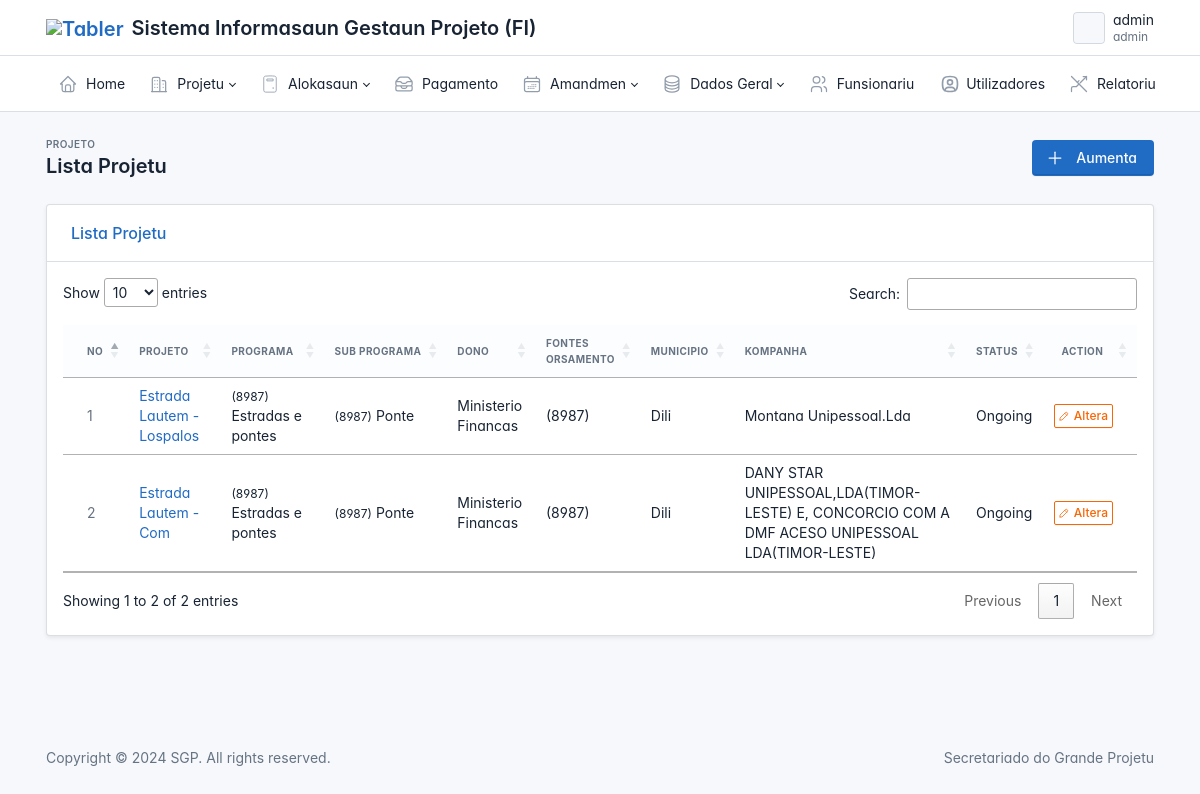
Screenshot of /project/ (signed in) with the database file from the repository.
### project/models.py (models this page shows, shortened)
class Project(models.Model):
    name = models.CharField(max_length=500, verbose_name="Projeto")
    activity_code = models.CharField(max_length=50, null=True, blank=True, verbose_name="Kodigo Atividade")
    program = models.ForeignKey(Program, on_delete=models.CASCADE, null=True, blank=True, verbose_name="Programa", related_name="project_program")
    sub_program = models.ForeignKey(SubProgram, on_delete=models.CASCADE, null=True, blank=True, verbose_name="Sub Programa", related_name="project_sub_program")
    owner = models.ForeignKey(Owner, on_delete=models.CASCADE, null=True, blank=True, related_name="project_owner")
    fund = models.ForeignKey(Fund, on_delete=models.CASCADE, null=True, blank=True, verbose_name="Fontes Orsamento", related_name="project_fund")
    type = models.ForeignKey(Type, on_delete=models.CASCADE, null=True, blank=True, verbose_name="Tipo Projeto", related_name='project_type')
    year = models.ForeignKey(Ano, on_delete=models.CASCADE, null=True, blank=True, verbose_name="Tinan Plano Projeto", related_name='project_year')
    owner_estimation = models.DecimalField(max_digits=11, decimal_places=2, blank=True, null=True)
    is_active = models.BooleanField(default=False, null=True, blank=True)
    datetime = models.DateTimeField(auto_now_add=True, null=True, blank=True)
    user = models.ForeignKey(User, on_delete=models.CASCADE, null=True,  blank=True, related_name="project_user")
    uuid = models.UUIDField(default=uuid.uuid4, editable=False, unique=True, null=True, blank=True)
    class Meta:
        verbose_name = "Projeto"
        verbose_name_plural = "Lista Projeto"

class Program(models.Model):
    code = models.CharField(max_length=10, null=True, blank=True)
    name = models.CharField(max_length=100)

class SubProgram(models.Model):
    program = models.ForeignKey(Program, on_delete=models.SET_NULL, null=True, blank=True)
    code = models.CharField(max_length=50, null=True, blank=True)
    name = models.CharField(max_length=100)

class Owner(models.Model):
    name = models.CharField(max_length=100)
    code = models.CharField(max_length=50)

class Fund(models.Model):
    code = models.CharField(max_length=50, null=True, blank=True)
    name = models.CharField(max_length=100)
    desc = models.TextField(blank=True)

class ProjectLocation(models.Model):
    project = models.OneToOneField( Project, on_delete=models.CASCADE, null=True, blank=True, related_name="project_location")
    municipality = models.ForeignKey(Municipality, on_delete=models.CASCADE, null=True, blank=True, related_name="project_location_municipality", verbose_name="Municipio" )
    administrative_post = models.ForeignKey(AdministrativePost, on_delete=models.CASCADE, null=True, blank=True, related_name="project_location_administrativepost", verbose_name="Posto Administrativo" )
    village = models.ForeignKey(Village, on_delete=models.CASCADE, null=True, blank=True, related_name="project_location_village", verbose_name="Suco")
    aldeia = models.ForeignKey(Aldeia, on_delete=models.CASCADE, null=True, blank=True, related_name="project_location_aldeia", verbose_name="Aldeia")
    latitude_start = models.DecimalField(max_digits=20, decimal_places=6, null=True, blank=True, verbose_name="Latitude Inisiu")
    longitude_start = models.DecimalField(max_digits=20, decimal_places=6, null=True, blank=True, verbose_name="Longitude Inisiu")
    latitude_end = models.DecimalField(max_digits=20, decimal_places=6, null=True, blank=True, verbose_name="Latitude Remata")
    longitude_end = models.DecimalField(max_digits=20,decimal_places=6, null=True, blank=True, verbose_name="Longitude Remata")
    user = models.ForeignKey(User, on_delete=models.CASCADE, null=True,  blank=True, related_name="project_location_user")
    class Meta:
        verbose_name = "Lokalizasaun Projeto"
        verbose_name_plural = "Lista Lokalizasaun Projeto"

class Company(models.Model):
    name = models.CharField(max_length=500, null=True)

class Status(models.Model):
    name = models.CharField(max_length=500, null=True)

### custom/models.py (models this page shows, shortened)
class Municipality(models.Model):
	name = models.CharField(max_length=100)

### contract/models.py (models this page shows, shortened)
class Contract(models.Model):
    project = models.OneToOneField(Project, on_delete=models.CASCADE, null=True, blank=True, verbose_name="Projeto", related_name="contract_project")
    company = models.ForeignKey(Company, on_delete=models.CASCADE, null=True, blank=True, verbose_name="Kompanha/Vendors", related_name="contract_company")
    status = models.ForeignKey(Status, on_delete=models.CASCADE, null=True, blank=True, verbose_name="Status", related_name="contract_status")
    start_date = models.DateField(null=True, blank=True)
    end_date = models.DateField(null=True, blank=True)
    number = models.CharField(max_length=100, null=True,blank=True)
    amount = models.DecimalField(max_digits=11, decimal_places=2, blank=True, null=True)
    is_active = models.BooleanField(default=False, null=True, blank=True)
    datetime = models.DateTimeField(auto_now_add=True, null=True, blank=True)
    user = models.ForeignKey(User, on_delete=models.CASCADE, null=True,  blank=True, related_name="contract_user")
    uuid = models.UUIDField(default=uuid.uuid4, editable=False, unique=True, null=True, blank=True)
    class Meta:
        verbose_name = "Kontratu Projeto Original"
        verbose_name_plural = "Lista Kontratu Projeto"

### main/decorators.py (the view)
        def wrapper_func(request, *args, **kwargs):
            group = None
            if request.user.groups.all()[0].name:
                group = request.user.groups.all()[0].name
            if group in allow_roles:
                return view_func(request, *args, **kwargs)
            else:
                return render(request, 'layout/403.html')

### main/context_processors.py (called while the page is built)
def user_group(request):
    group_name = None
    if request.user.is_authenticated and request.user.groups.exists():
        group_name = request.user.groups.first().name
    return {
        'user_group': group_name
    }

def user_programs_processor(request):
    context = {
        'user_programs': None
    }
    if request.user.is_authenticated:
        try:
            funsionariu = Funsionariu.objects.get(user=request.user)
            context['user_programs'] = funsionariu.program.all()
        except Funsionariu.DoesNotExist:
            if request.user.is_superuser:
                context['user_programs'] = Program.objects.all()
            else:
                context['user_programs'] = Program.objects.none()
    return context

### project/views/project.py (called while the page is built)
@login_required
@allow_user(allow_roles=['admin', 'finance', 'diretor'])
def ProjectLists(request):
    group = request.user.groups.all()[0].name
    data = Project.objects.all()
    conteudo = {
        "title" : "Lista Projetu",
        'data' : data,
        'group':group
    }
    return render(request, 'project/list.html',conteudo)

### project/templates/project/list.html (shortened to what this page needs)
{% extends 'layout/base.html' %}
{% load crispy_forms_tags %}
{% block content %}
{% load static %}
<div class="page-wrapper">
    <div class="page-header d-print-none">
        <div class="container-xl">
            <div class="row g-2 align-items-center">
                <div class="col">
                    <div class="page-pretitle">Projeto</div>
                    <h2 class="page-title">{{ title }}</h2>
                </div>
                <div class="col-auto ms-auto d-print-none">
                    {% if group == 'admin' or group == 'focal_point' %}
                    <a href="{% url 'proj-add' %}" class="btn btn-primary d-none d-sm-inline-block" >
                        <svg xmlns="http://www.w3.org/2000/svg" class="icon" width="24" height="24" viewBox="0 0 24 24" stroke-width="2" stroke="currentColor" fill="none" stroke-linecap="round" stroke-linejoin="round"><path stroke="none" d="M0 0h24v24H0z" fill="none"/><path d="M12 5l0 14" /><path d="M5 12l14 0" /></svg>
                        Aumenta {{ topic }}
                    </a>
                    {% endif %}
                </div>
            </div>
        </div>
    </div>
    <div class="page-body">
        <div class="container-xl">
            <div class="card shadow-sm">
                <div class="card-header justify-content-between align-items-center bg-transparent">
                    <h3 class="card-title text-primary font-weight-bold">{{title}}</h3>
                </div>
                <div class="card-body p-0">
                    <div id="table-default" class="table-responsive p-3">
                        <table id="myTable" class="table table-vcenter table-hover card-table">
                            <thead>
                                <tr>
                                    <th class="w-1">No</th>
                                    <th>Projeto</th>
                                    <th>Programa</th>
                                    <th>Sub Programa</th>
                                    <th>Dono</th>
                                    <th>Fontes <br> Orsamento</th>
                                    <th>Municipio</th>
                                    <th>Kompanha</th>
                                    <th>Status</th>
                                    <th class="w-1 text-center">Action</th>
                                </tr>
                            </thead>
                            <tbody class="table-tbody">
                                {% for data in data %}
                                <tr>
                                    <td class="text-muted">{{ forloop.counter }}</td>
                                    <td class="font-weight-medium text-dark">
                                        <a href="{% url 'proj-detail' data.uuid %}">{{ data.name }}</a>
                                    </td>
                                    <td><small>({{data.program.code}})</small> {{data.program.name}}</td>
                                    <td><small>({{data.sub_program.code}})</small> {{data.sub_program.name}}</td>
                                    <td>{{data.owner.name}}</td>
                                    <td>({{data.fund.code}})</td>
                                    <td>{{data.project_location.municipality.name|default:"-"}}</td>
                                    <td>{{data.contract_project.company.name|default:"-"}}</td>
                                    <td>{{data.contract_project.status.name|default:"-"}}</td>
                                    <td class="text-center">
                                        <button class="btn btn-outline-warning btn-sm"
                                                data-bs-toggle="modal"
                                                data-bs-target="#modal-update-{{ data.id }}">
                                            Altera
                                        </button>
                                    </td>
                                </tr>
                                {% endfor %}
                            </tbody>
                        </table>
                    </div>
                </div>
            </div>
        </div>
    </div>
</div>
{% endblock content %}
{% block script %}
<link rel="stylesheet" href="https://cdn.datatables.net/1.13.7/css/jquery.dataTables.min.css">
<link rel="stylesheet" href="https://cdn.datatables.net/buttons/2.4.2/css/buttons.dataTables.min.css">
<link rel="stylesheet" href="https://cdn.datatables.net/searchbuilder/1.6.0/css/searchBuilder.dataTables.min.css">
{% endblock script %}

### main/templates/layout/header.html (shortened to what this page needs)
{% load static %}
<header class="navbar navbar-expand-md d-print-none" >
    <div class="container-xl">
      <h1 class="navbar-brand navbar-brand-autodark d-none-navbar-horizontal pe-0 pe-md-3">
        <a href="{% url 'index' %}" class="text-primary">
          <img src="{% static 'images/emblema.png' %}" width="110" height="32" alt="Tabler" class="navbar-brand-image">
        </a>
        Sistema Informasaun Gestaun Projeto (FI)
      </h1>
      <div class="navbar-nav flex-row order-md-last">
        <div class="nav-item dropdown">
          <a href="#" class="nav-link d-flex lh-1 text-reset p-0" data-bs-toggle="dropdown" aria-label="Open user menu">
            <span class="avatar avatar-sm" style="background-image: url({% static 'images/emblema.png' %})"></span>
            <div class="d-none d-xl-block ps-2">
              <div>{{ user.username }}</div>
              <div class="mt-1 small text-muted">{{ user.groups.first }}</div>
            </div>
          </a>
        </div>
      </div>
    </div>
  </header>
  {% if user.groups.all.0.name == 'admin' %}
    {% include "layout/admin_header.html" %}
  {% elif user.groups.all.0.name == 'diretor' or user.groups.all.0.name == 'sec_dir' %}
    {% include "layout/dir_header.html" %}
  {% elif user.groups.all.0.name == 'focal_point' %}
    {% include "layout/fc_header.html" %}
  {% elif user.groups.all.0.name == 'finance' %}
    {% include "layout/finance_header.html" %}
  {% endif %}

### main/templates/layout/base.html (style rules this page uses)
:root { --tblr-font-sans-serif: 'Inter Var', -apple-system, BlinkMacSystemFont, San Francisco, Segoe UI, Roboto, Helvetica Neue, sans-serif; }
body { font-feature-settings: "cv03", "cv04", "cv11"; }

### rows the page displays
Project: name "Estrada Lautem - Lospalos", program.code "8987", program.name "Estradas e pontes", sub_program.code "8987", sub_program.name "Ponte", owner.name "Ministerio Financas", fund.code "8987", project_location.municipality.name "Dili", contract_project.company.name "Montana Unipessoal.Lda", contract_project.status.name "Ongoing"
Project: name "Estrada Lautem - Com", program.code "8987", program.name "Estradas e pontes", sub_program.code "8987", sub_program.name "Ponte", owner.name "Ministerio Financas", fund.code "8987", project_location.municipality.name "Dili", contract_project.company.name "DANY STAR UNIPESSOAL,LDA(TIMOR-LESTE) E, CONCORCIO COM A DMF ACESO UNIPESSOAL LDA(TIMOR-LESTE)", contract_project.status.name "Ongoing"

### other values shown
{{ user.username }} "admin"
{{ user.groups.first }} "admin"
{{ title }} "Lista Projetu"
